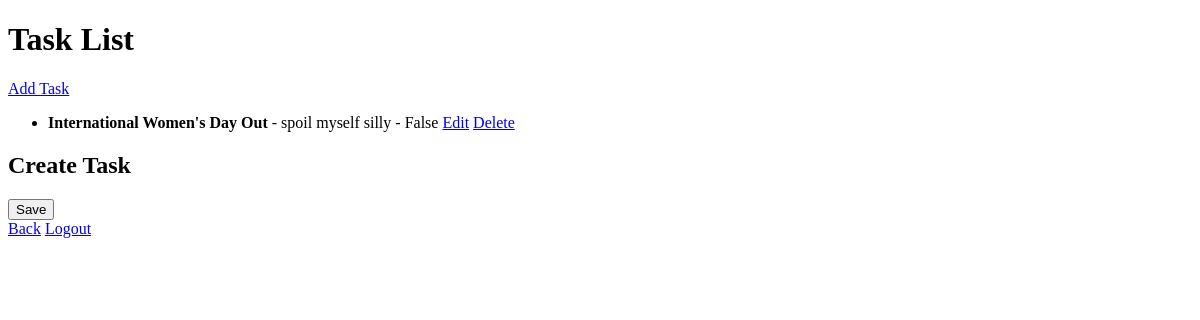
The app's page /, older data.
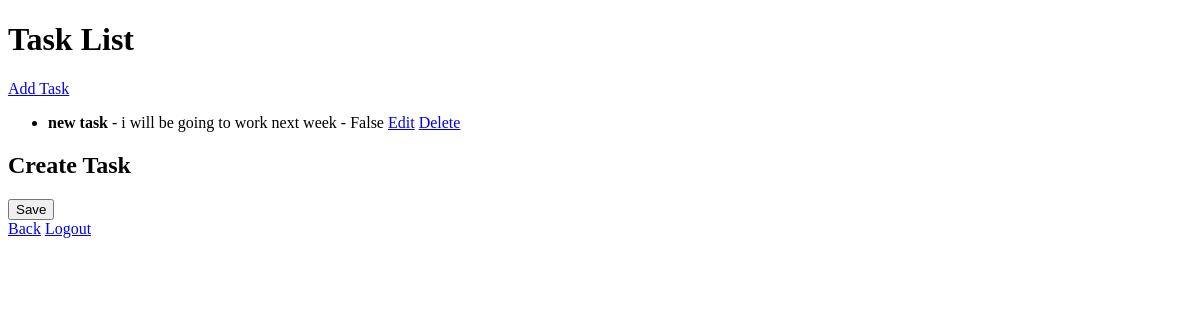
The same page, newer data.
### tasks/models.py (models this page shows, shortened)
class Task(models.Model):
    title = models.CharField(max_length=200)
    description = models.TextField()
    completed = models.BooleanField(default=False)
    created_at = models.DateTimeField(auto_now_add=True)

### tasks/views.py (the view)
# urls.py: path('', views.task_List, name="task_List"),
def task_List(request):
    tasks = Task.objects.all()
    return render(request, 'tasks/task_List.html', {'tasks':tasks})

### tasks/templates/tasks/task_List.html (shortened to what this page needs)
<!DOCTYPE html>
<html>
<head>
</head>
<body>
<h1>Task List</h1>
<a href="{% url 'task_create' %}">Add Task</a>
<ul>
{% for task in tasks %}
<li>
<strong>{{ task.title }}</strong>
- {{ task.description }}
- {{ task.completed }}
<a href="{% url 'task_update' task.id %}">Edit</a>
<a href="{% url 'task_delete' task.id %}">Delete</a>
</li>
{% endfor %}
</ul>
    <h2>Create Task</h2>
    <form method="POST">
    <button type="submit">Save</button>
    </form>
    <a href="{% url 'task_List' %}">Back</a>
    <a href="{% url 'logout' %}">Logout</a>
</body>
</html>

Row changes from the older to the newer data that the page shows:
removed Task: title "International Women's Day Out", description "spoil myself silly", completed "False"
added Task: title "new task", description "i will be going to work next week", completed "False"
